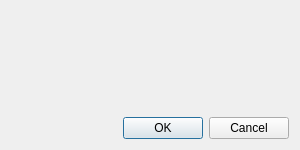
<?xml version="1.0" encoding="UTF-8"?>
<ui version="4.0">
 <class>FriendSearchDialog</class>
 <widget class="QDialog" name="FriendSearchDialog">
  <property name="geometry">
   <rect>
    <x>0</x>
    <y>0</y>
    <width>300</width>
    <height>150</height>
   </rect>
  </property>
  <property name="minimumSize">
   <size>
    <width>300</width>
    <height>150</height>
   </size>
  </property>
  <property name="maximumSize">
   <size>
    <width>300</width>
    <height>150</height>
   </size>
  </property>
  <property name="windowTitle">
   <string>Do you want to add to contact?</string>
  </property>
  <layout class="QVBoxLayout" name="verticalLayout_2">
   <item>
    <layout class="QHBoxLayout" name="horizontalLayout">
     <item>
      <widget class="QLabel" name="label_avatar">
       <property name="minimumSize">
        <size>
         <width>100</width>
         <height>100</height>
        </size>
       </property>
       <property name="maximumSize">
        <size>
         <width>100</width>
         <height>100</height>
        </size>
       </property>
       <property name="text">
        <string/>
       </property>
      </widget>
     </item>
     <item>
      <layout class="QVBoxLayout" name="verticalLayout">
       <item>
        <widget class="QLabel" name="label_username">
         <property name="text">
          <string/>
         </property>
        </widget>
       </item>
       <item>
        <widget class="QLabel" name="label_email">
         <property name="text">
          <string/>
         </property>
        </widget>
       </item>
      </layout>
     </item>
    </layout>
   </item>
   <item>
    <widget class="QDialogButtonBox" name="buttonBox">
     <property name="orientation">
      <enum>Qt::Horizontal</enum>
     </property>
     <property name="standardButtons">
      <set>QDialogButtonBox::Cancel|QDialogButtonBox::Ok</set>
     </property>
    </widget>
   </item>
  </layout>
 </widget>
 <resources/>
 <connections>
  <connection>
   <sender>buttonBox</sender>
   <signal>accepted()</signal>
   <receiver>FriendSearchDialog</receiver>
   <slot>accept()</slot>
   <hints>
    <hint type="sourcelabel">
     <x>248</x>
     <y>254</y>
    </hint>
    <hint type="destinationlabel">
     <x>157</x>
     <y>274</y>
    </hint>
   </hints>
  </connection>
  <connection>
   <sender>buttonBox</sender>
   <signal>rejected()</signal>
   <receiver>FriendSearchDialog</receiver>
   <slot>reject()</slot>
   <hints>
    <hint type="sourcelabel">
     <x>316</x>
     <y>260</y>
    </hint>
    <hint type="destinationlabel">
     <x>286</x>
     <y>274</y>
    </hint>
   </hints>
  </connection>
 </connections>
</ui>
